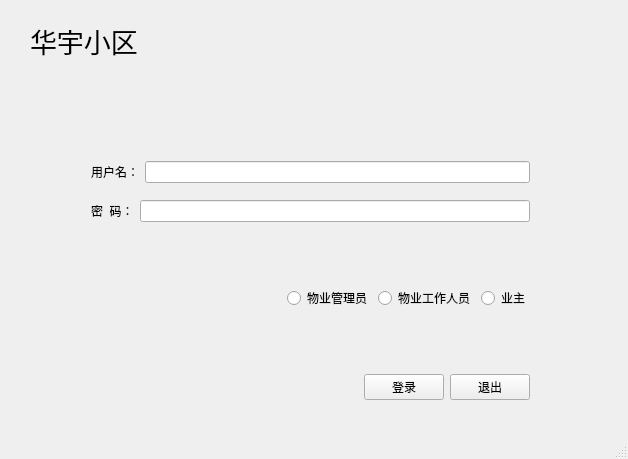
<?xml version="1.0" encoding="UTF-8"?>
<ui version="4.0">
 <class>Login</class>
 <widget class="QMainWindow" name="Login">
  <property name="geometry">
   <rect>
    <x>0</x>
    <y>0</y>
    <width>628</width>
    <height>459</height>
   </rect>
  </property>
  <property name="windowTitle">
   <string>Login</string>
  </property>
  <property name="styleSheet">
   <string notr="true"/>
  </property>
  <widget class="QWidget" name="centralWidget">
   <widget class="QWidget" name="verticalLayoutWidget_2">
    <property name="geometry">
     <rect>
      <x>80</x>
      <y>110</y>
      <width>461</width>
      <height>301</height>
     </rect>
    </property>
    <layout class="QVBoxLayout" name="verticalLayout_3">
     <item>
      <layout class="QVBoxLayout" name="verticalLayout_2">
       <item>
        <spacer name="verticalSpacer_2">
         <property name="orientation">
          <enum>Qt::Vertical</enum>
         </property>
         <property name="sizeHint" stdset="0">
          <size>
           <width>20</width>
           <height>40</height>
          </size>
         </property>
        </spacer>
       </item>
       <item>
        <layout class="QHBoxLayout" name="horizontalLayout_2">
         <item>
          <widget class="QLabel" name="label">
           <property name="text">
            <string>用户名：</string>
           </property>
          </widget>
         </item>
         <item>
          <widget class="QLineEdit" name="User_name">
           <property name="styleSheet">
            <string notr="true"/>
           </property>
          </widget>
         </item>
        </layout>
       </item>
       <item>
        <spacer name="verticalSpacer_3">
         <property name="orientation">
          <enum>Qt::Vertical</enum>
         </property>
         <property name="sizeHint" stdset="0">
          <size>
           <width>20</width>
           <height>11</height>
          </size>
         </property>
        </spacer>
       </item>
       <item>
        <layout class="QHBoxLayout" name="horizontalLayout_3">
         <item>
          <widget class="QLabel" name="label_2">
           <property name="text">
            <string>密  码：</string>
           </property>
          </widget>
         </item>
         <item>
          <widget class="QLineEdit" name="User_pwd">
           <property name="echoMode">
            <enum>QLineEdit::Password</enum>
           </property>
          </widget>
         </item>
        </layout>
       </item>
      </layout>
     </item>
     <item>
      <spacer name="verticalSpacer">
       <property name="orientation">
        <enum>Qt::Vertical</enum>
       </property>
       <property name="sizeHint" stdset="0">
        <size>
         <width>20</width>
         <height>40</height>
        </size>
       </property>
      </spacer>
     </item>
     <item>
      <layout class="QHBoxLayout" name="horizontalLayout">
       <item>
        <spacer name="horizontalSpacer">
         <property name="orientation">
          <enum>Qt::Horizontal</enum>
         </property>
         <property name="sizeHint" stdset="0">
          <size>
           <width>40</width>
           <height>20</height>
          </size>
         </property>
        </spacer>
       </item>
       <item>
        <widget class="QRadioButton" name="QBtn_manager">
         <property name="text">
          <string>物业管理员</string>
         </property>
        </widget>
       </item>
       <item>
        <widget class="QRadioButton" name="QBtn_worker">
         <property name="text">
          <string>物业工作人员</string>
         </property>
        </widget>
       </item>
       <item>
        <widget class="QRadioButton" name="QBtn_user">
         <property name="text">
          <string>业主</string>
         </property>
        </widget>
       </item>
      </layout>
     </item>
     <item>
      <spacer name="verticalSpacer_4">
       <property name="orientation">
        <enum>Qt::Vertical</enum>
       </property>
       <property name="sizeHint" stdset="0">
        <size>
         <width>20</width>
         <height>40</height>
        </size>
       </property>
      </spacer>
     </item>
     <item>
      <layout class="QHBoxLayout" name="horizontalLayout_4">
       <item>
        <spacer name="horizontalSpacer_2">
         <property name="orientation">
          <enum>Qt::Horizontal</enum>
         </property>
         <property name="sizeHint" stdset="0">
          <size>
           <width>40</width>
           <height>20</height>
          </size>
         </property>
        </spacer>
       </item>
       <item>
        <widget class="QPushButton" name="Btn_login">
         <property name="text">
          <string>登录</string>
         </property>
        </widget>
       </item>
       <item>
        <widget class="QPushButton" name="Btn_quit">
         <property name="text">
          <string>退出</string>
         </property>
        </widget>
       </item>
      </layout>
     </item>
    </layout>
   </widget>
   <widget class="QLabel" name="label_3">
    <property name="geometry">
     <rect>
      <x>240</x>
      <y>40</y>
      <width>141</width>
      <height>101</height>
     </rect>
    </property>
    <property name="styleSheet">
     <string notr="true">image: url(:/image/Image/00.PNG);</string>
    </property>
    <property name="text">
     <string/>
    </property>
   </widget>
   <widget class="QLabel" name="label_4">
    <property name="geometry">
     <rect>
      <x>30</x>
      <y>10</y>
      <width>541</width>
      <height>61</height>
     </rect>
    </property>
    <property name="font">
     <font>
      <family>楷体</family>
      <pointsize>20</pointsize>
     </font>
    </property>
    <property name="text">
     <string>华宇小区</string>
    </property>
   </widget>
  </widget>
  <widget class="QStatusBar" name="statusBar"/>
  <action name="actionss">
   <property name="text">
    <string>ss</string>
   </property>
  </action>
 </widget>
 <layoutdefault spacing="6" margin="11"/>
 <resources/>
 <connections/>
</ui>
